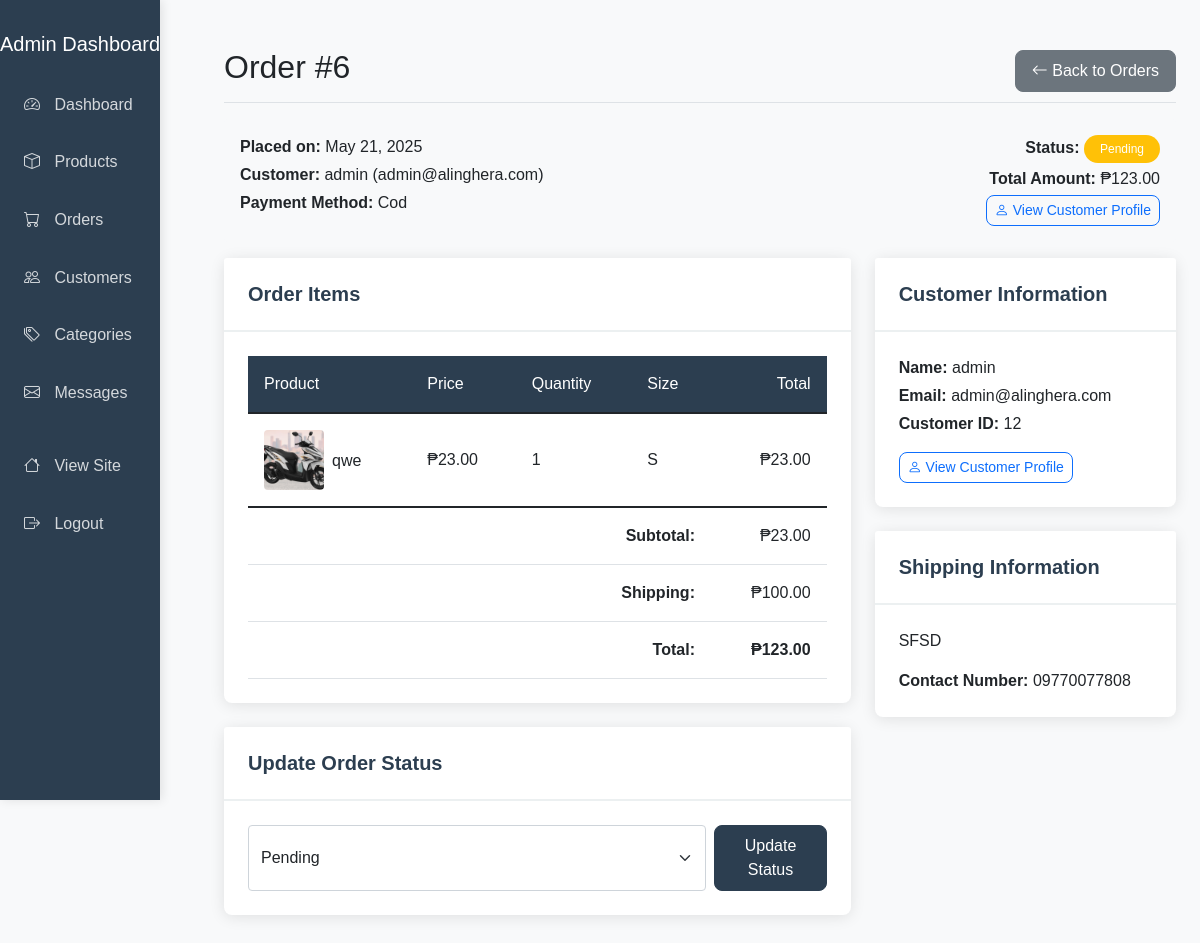
The page /admin/view_order.php?id=6 (signed in) on the database its author committed.
### tables this page shows
CREATE TABLE `orders` (
  `id` int(11) NOT NULL,
  `user_id` int(11) DEFAULT NULL,
  `total_amount` decimal(10,2) NOT NULL,
  `status` enum('pending','processing','shipped','delivered','cancelled') DEFAULT 'pending',
  `shipping_address` text NOT NULL,
  `contact_number` varchar(20) NOT NULL,
  `payment_method` varchar(50) NOT NULL,
  `created_at` timestamp NOT NULL DEFAULT current_timestamp()
);

CREATE TABLE `users` (
  `id` int(11) NOT NULL,
  `username` varchar(50) NOT NULL,
  `password` varchar(255) NOT NULL,
  `email` varchar(100) NOT NULL,
  `role` enum('admin','customer') NOT NULL DEFAULT 'customer',
  `created_at` timestamp NOT NULL DEFAULT current_timestamp()
);

CREATE TABLE `order_items` (
  `id` int(11) NOT NULL,
  `order_id` int(11) DEFAULT NULL,
  `product_id` int(11) DEFAULT NULL,
  `quantity` int(11) NOT NULL,
  `size` varchar(20) DEFAULT NULL,
  `price` decimal(10,2) NOT NULL
);

CREATE TABLE `products` (
  `id` int(11) NOT NULL,
  `category_id` int(11) DEFAULT NULL,
  `name` varchar(100) NOT NULL,
  `description` text DEFAULT NULL,
  `price` decimal(10,2) NOT NULL,
  `stock` int(11) NOT NULL DEFAULT 0,
  `image` varchar(255) DEFAULT NULL,
  `sizes` varchar(255) DEFAULT NULL,
  `created_at` timestamp NOT NULL DEFAULT current_timestamp()
);

### admin/view_order.php (the view, shortened to what this page needs)
<?php
require_once "../config/database.php";
$order_id = $_GET['id'];
$sql = "SELECT o.*, u.username, u.email
        FROM orders o
        JOIN users u ON o.user_id = u.id
        WHERE o.id = ?";
$stmt = mysqli_prepare($conn, $sql);
mysqli_stmt_bind_param($stmt, "i", $order_id);
mysqli_stmt_execute($stmt);
$result = mysqli_stmt_get_result($stmt);
$order = mysqli_fetch_assoc($result);
$products = [];
$sql = "SELECT p.*, oi.quantity, oi.price as order_price, oi.size
        FROM products p
        JOIN order_items oi ON p.id = oi.product_id
        WHERE oi.order_id = ?";
$stmt = mysqli_prepare($conn, $sql);
if ($stmt) {
    mysqli_stmt_bind_param($stmt, "i", $order_id);
    mysqli_stmt_execute($stmt);
    $result = mysqli_stmt_get_result($stmt);
    if ($result) {
        while ($row = mysqli_fetch_assoc($result)) {
            $products[] = $row;
        }
    }
}
$subtotal = 0;
foreach ($products as $product) {
    $subtotal += $product['order_price'] * $product['quantity'];
}
$shipping = 100;
$total = $subtotal + $shipping;
?>
<!DOCTYPE html>
<html lang="en">
<head>
    <link href="https://cdn.jsdelivr.net/npm/bootstrap@5.1.3/dist/css/bootstrap.min.css" rel="stylesheet">
    <link rel="stylesheet" href="https://cdn.jsdelivr.net/npm/bootstrap-icons@1.7.2/font/bootstrap-icons.css">
    <link rel="stylesheet" href="../assets/css/admin.css">
</head>
<body>
    <div class="container-fluid">
        <div class="row">
            <?php include 'sidebar.php'; ?>
            <main class="col-md-9 ms-sm-auto col-lg-10 px-md-4">
                <div class="d-flex justify-content-between flex-wrap flex-md-nowrap align-items-center pt-3 pb-2 mb-3 border-bottom">
                    <h1 class="h2">Order #<?php echo $order_id; ?></h1>
                    <div>
                        <?php if(isset($_GET['customer_id'])): ?>
                            <a href="customer_orders.php?id=<?php echo $_GET['customer_id']; ?>" class="btn btn-secondary">
                                <i class="bi bi-arrow-left"></i> Back to Customer Orders
                            </a>
                        <?php else: ?>
                            <a href="orders.php" class="btn btn-secondary">
                                <i class="bi bi-arrow-left"></i> Back to Orders
                            </a>
                        <?php endif; ?>
                    </div>
                </div>
                <div class="order-header">
                    <div class="row">
                        <div class="col-md-6">
                            <p class="mb-1"><strong>Placed on:</strong> <?php echo date('F j, Y', strtotime($order['created_at'])); ?></p>
                            <p class="mb-1"><strong>Customer:</strong> <?php echo htmlspecialchars($order['username']); ?> (<?php echo htmlspecialchars($order['email']); ?>)</p>
                            <p class="mb-0"><strong>Payment Method:</strong> <?php echo ucwords(str_replace('_', ' ', $order['payment_method'])); ?></p>
                        </div>
                        <div class="col-md-6 text-md-end">
                            <p class="mb-1">
                                <strong>Status:</strong>
                                <span class="badge bg-<?php
                                    echo $order['status'] === 'pending' ? 'warning' :
                                        ($order['status'] === 'processing' ? 'info' :
                                        ($order['status'] === 'shipped' ? 'primary' :
                                        ($order['status'] === 'delivered' ? 'success' : 'danger')));
                                ?>">
                                    <?php echo ucfirst($order['status']); ?>
                                </span>
                            </p>
                            <p class="mb-1"><strong>Total Amount:</strong> ₱<?php echo number_format($order['total_amount'], 2); ?></p>
                            <a href="customer_profile.php?id=<?php echo $order['user_id']; ?>" class="btn btn-sm btn-outline-primary">
                                <i class="bi bi-person"></i> View Customer Profile
                            </a>
                        </div>
                    </div>
                </div>
                <div class="row">
                    <div class="col-md-8">
                        <div class="card mb-4">
                            <div class="card-header">
                                <h5 class="card-title mb-0">Order Items</h5>
                            </div>
                            <div class="card-body">
                                <?php if(!empty($products)): ?>
                                    <div class="table-responsive">
                                        <table class="table">
                                            <thead>
                                                <tr>
                                                    <th>Product</th>
                                                    <th>Price</th>
                                                    <th>Quantity</th>
                                                    <th>Size</th>
                                                    <th class="text-end">Total</th>
                                                </tr>
                                            </thead>
                                            <tbody>
                                                <?php foreach($products as $product): ?>
                                                    <tr>
                                                        <td>
                                                            <div class="d-flex align-items-center">
                                                                <?php if(!empty($product['image']) && file_exists("../" . $product['image'])): ?>
                                                                    <img src="../<?php echo $product['image']; ?>" alt="<?php echo htmlspecialchars($product['name']); ?>" class="product-image me-2">
                                                                <?php else: ?>
                                                                    <div class="product-image me-2 bg-light d-flex align-items-center justify-content-center">
                                                                        <i class="bi bi-box text-secondary"></i>
                                                                    </div>
                                                                <?php endif; ?>
                                                                <div>
                                                                    <h6 class="mb-0"><?php echo htmlspecialchars($product['name']); ?></h6>
                                                                </div>
                                                            </div>
                                                        </td>
                                                        <td>₱<?php echo number_format($product['order_price'], 2); ?></td>
                                                        <td><?php echo $product['quantity']; ?></td>
                                                        <td><?php echo isset($product['size']) && !empty($product['size']) ? htmlspecialchars($product['size']) : 'N/A'; ?></td>
                                                        <td class="text-end">₱<?php echo number_format($product['order_price'] * $product['quantity'], 2); ?></td>
                                                    </tr>
                                                <?php endforeach; ?>
                                            </tbody>
                                            <tfoot>
                                                <tr>
                                                    <td colspan="4" class="text-end"><strong>Subtotal:</strong></td>
                                                    <td class="text-end">₱<?php echo number_format($subtotal, 2); ?></td>
                                                </tr>
                                                <tr>
                                                    <td colspan="4" class="text-end"><strong>Shipping:</strong></td>
                                                    <td class="text-end">₱<?php echo number_format($shipping, 2); ?></td>
                                                </tr>
                                                <tr>
                                                    <td colspan="4" class="text-end"><strong>Total:</strong></td>
                                                    <td class="text-end"><strong>₱<?php echo number_format($total, 2); ?></strong></td>
                                                </tr>
                                            </tfoot>
                                        </table>
                                    </div>
                                <?php endif; ?>
                            </div>
                        </div>
                        <div class="card mb-4">
                            <div class="card-header">
                                <h5 class="card-title mb-0">Update Order Status</h5>
                            </div>
                            <div class="card-body">
                                <form action="update_order_status.php" method="post" class="d-flex">
                                    <select name="status" class="form-select me-2">
                                        <option value="pending" <?php echo $order['status'] === 'pending' ? 'selected' : ''; ?>>Pending</option>
                                    </select>
                                    <button type="submit" class="btn btn-primary">Update Status</button>
                                </form>
                            </div>
                        </div>
                    </div>
                    <div class="col-md-4">
                        <div class="card mb-4">
                            <div class="card-header">
                                <h5 class="card-title mb-0">Customer Information</h5>
                            </div>
                            <div class="card-body">
                                <p class="mb-1"><strong>Name:</strong> <?php echo htmlspecialchars($order['username']); ?></p>
                                <p class="mb-1"><strong>Email:</strong> <?php echo htmlspecialchars($order['email']); ?></p>
                                <p class="mb-3"><strong>Customer ID:</strong> <?php echo $order['user_id']; ?></p>
                                <a href="customer_profile.php?id=<?php echo $order['user_id']; ?>" class="btn btn-sm btn-outline-primary">
                                    <i class="bi bi-person"></i> View Customer Profile
                                </a>
                            </div>
                        </div>
                        <div class="card mb-4">
                            <div class="card-header">
                                <h5 class="card-title mb-0">Shipping Information</h5>
                            </div>
                            <div class="card-body">
                                <p class="mb-3"><?php echo nl2br(htmlspecialchars($order['shipping_address'])); ?></p>
                                <p class="mb-0"><strong>Contact Number:</strong> <?php echo htmlspecialchars($order['contact_number']); ?></p>
                            </div>
                        </div>
                    </div>
                </div>
            </main>
        </div>
    </div>
</body>
</html>

### assets/css/admin.css (style rules this page uses)
:root { --admin-primary: #2c3e50; --admin-secondary: #e74c3c; --admin-accent: #3498db; --admin-light: #ecf0f1; --admin-dark: #2c3e50; --admin-success: #2ecc71; --admin-warning: #f1c40f; --admin-danger: #e74c3c; --admin-text: #333; --admin-border-radius: 8px; --admin-box-shadow: 0 2px 15px rgba(0, 0, 0, 0.1); --admin-transition: all 0.3s ease; }
body { font-family: 'Poppins', sans-serif; background-color: #f8f9fa; }
main { margin-left: 25%; padding: 2rem; }
.card { border: none; border-radius: var(--admin-border-radius); box-shadow: var(--admin-box-shadow); margin-bottom: 1.5rem; }
.card-header { background-color: white; border-bottom: 2px solid var(--admin-light); padding: 1.5rem; }
.card-header h5 { margin: 0; font-weight: 600; color: var(--admin-primary); }
.card-body { padding: 1.5rem; }
.table { margin-bottom: 0; }
.table thead th { background-color: var(--admin-primary); color: white; font-weight: 500; border: none; padding: 1rem; }
.table td { padding: 1rem; vertical-align: middle; }
.btn { padding: 0.5rem 1rem; border-radius: var(--admin-border-radius); font-weight: 500; transition: var(--admin-transition); }
.btn-sm { padding: 0.25rem 0.5rem; font-size: 0.875rem; }
.btn-primary { background-color: var(--admin-primary); border-color: var(--admin-primary); }
.badge { padding: 0.5rem 1rem; border-radius: 20px; font-weight: 500; }

### admin/view_order.php (style rules this page uses)
.order-header { background-color: #f8f9fa; padding: 1rem; border-radius: 0.25rem; margin-bottom: 1rem; }
.product-image { width: 60px; height: 60px; object-fit: cover; border-radius: 0.25rem; }

### rows shown on the page
orders: created_at "May 21, 2025", user.username "admin", user.email "admin@alinghera.com", payment_method "Cod", status "Pending", total_amount "123.00", user "12", shipping_address "SFSD", contact_number "09770077808"
order_items: product.image (picture), product.name "qwe", price "23.00", quantity "1", size "S", $product['order_price']*$product['quantity'] "23.00"

### other values the page prints
$order_id "6"
$subtotal "23.00"
$shipping "100.00"
$total "123.00"
